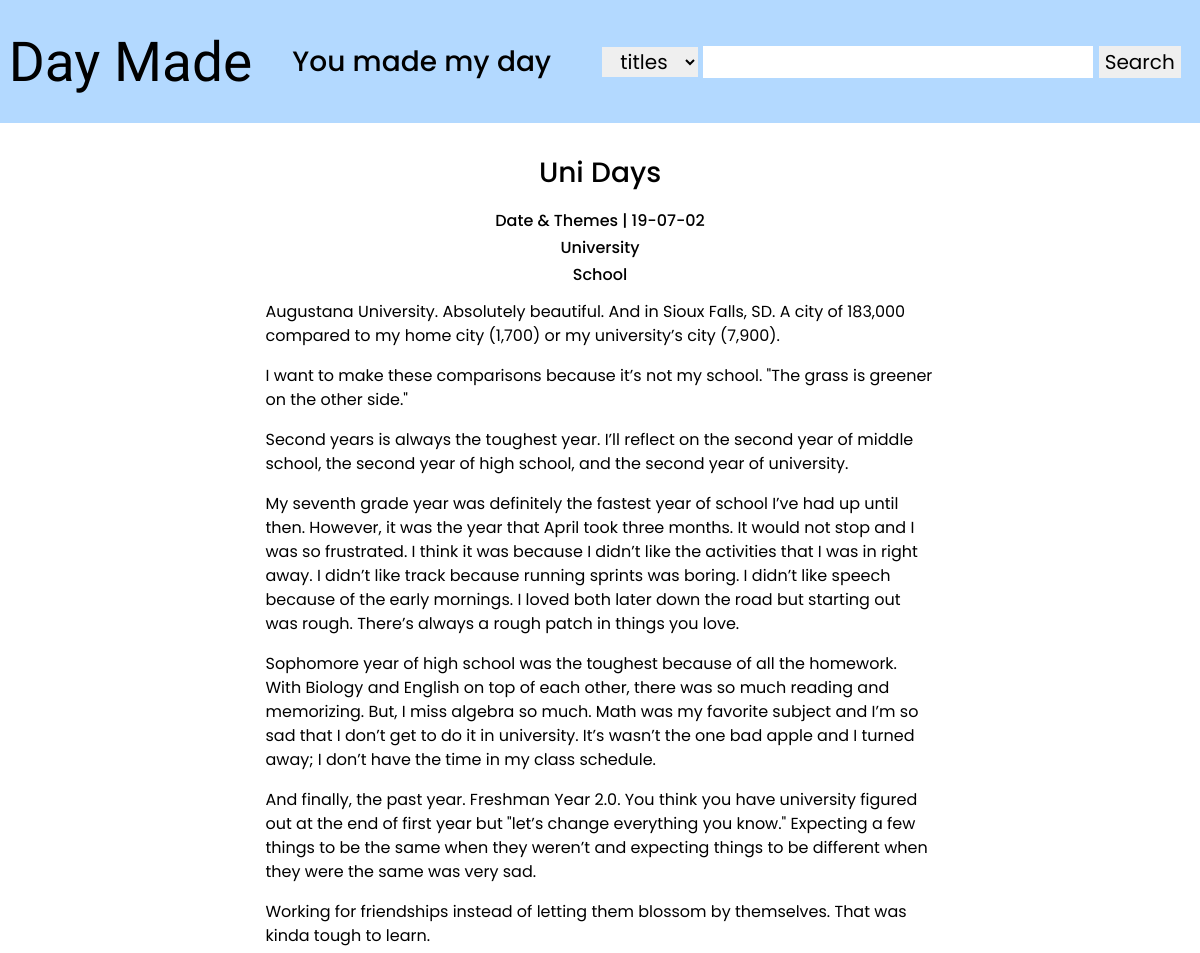
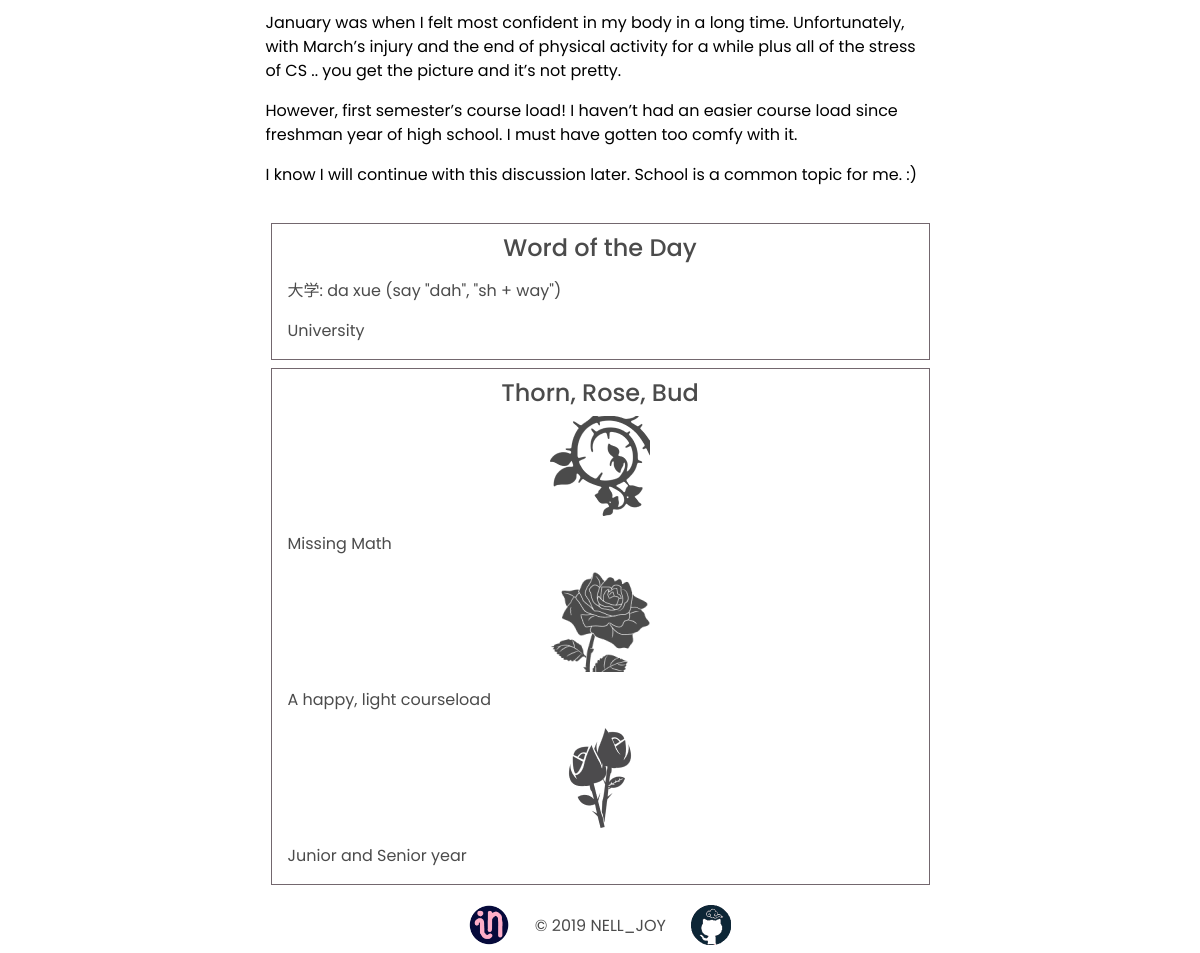
Screenshot of /blog/19-07-02 with the database file from the repository (2 pictures, top to bottom).
### tables this page shows
CREATE TABLE journaling (date text, title text, themes text, paragraph text);

CREATE TABLE wordofday (date text, word text, pronounce text, definition text);

CREATE TABLE flowers (date text, thorn text, rose text, bud text);

### app.py (the view)
@app.route("/blog/<string:theDate>", methods=["GET"])
def journal(theDate):
    if request.method == "GET":
        query_words = "SELECT * FROM wordofday WHERE date = '" + theDate + "';"
        query_journal = "SELECT * FROM journaling WHERE date = '" + theDate + "';"
        query_rbt = "SELECT * FROM flowers WHERE date = '" + theDate + "';"
        big={'words': get_data_from_db(query_words),'journal':get_data_from_db(query_journal), 'rbt':get_data_from_db(query_rbt)} #, 'thorn': getPhoto('thorn'), 'rose':getPhoto('rose'),'bud':getPhoto('bud')}
        return render_template("blog.html", specs=big)

### app.py (called while the page is built)
def get_data_from_db(query: str) -> list:
    conn = sqlite3.connect('day_tabase.sqlite3')
    cur = conn.cursor()
    cur.execute(query)
    rows = cur.fetchall()
    return rows

### templates/blog.html
{% extends "base.html" %}
{% block content %}
<div>
    <div class='mainbody mui--no-user-select'>
        <h3>{{ specs['journal'][0][1] }}</h3>
        <h6 class="mui--text-right">Date & Themes | {{ specs['journal'][0][0] }}</h6>
        {% for n in specs['journal'][0][2].split('\\n') %}
        <h6 class="mui--text-right">{{ n }}</h6>
        {% endfor %}
        {% for m in specs['journal'][0][3].split('\\n') %}
        <p>{{ m }}</p>
        {% endfor %}
    </div>
    <div class="aboutside">
        <div class='sideblog'>
            <h4>Word of the Day</h4>
            <p>{{ specs['words'][0][1] }}: {{ specs['words'][0][2] }}</p>
            <p>{{ specs['words'][0][3] }}</p>
        </div>
        <div class='sideblog'>
            <h4 >Thorn, Rose, Bud</h4>
            <img src="../static/thorn.png" alt="a thorn reps the bad" class=flowers>
            <p>{{ specs['rbt'][0][1] }}</p>
            <img src="../static/rose.png" alt="a rose reps the good" class=flowers>
            <p>{{ specs['rbt'][0][2] }}</p>
            <img src="../static/bud.png" alt="a bud reps what I'm looking forward to" class=flowers>
            <p>{{ specs['rbt'][0][3] }}</p>
        </div>
    </div>
</div>
{% endblock %}

### static/css/style.css (style rules this page uses)
* { color: black; font-family: Poppins; text-align: center; border: 0px; margin: 0; }
.aboutside { background-color: white; opacity: .7; display: inline-table; margin: auto; }
.sideblog { margin:.5em; border: 1px rgb(57, 39, 49) solid; }
.mainbody { width: 99%; padding: 1%; display: inline-block; }
h3 { margin: .75em; }
h4 { padding-top: 10px; }
p { text-align: left; margin: 1em; }
@media screen and (min-width: 768px) { .aboutside { width: 675px; } }
@media screen and (min-width: 768px) { .mainbody { width: 725px; } }

### rows the page displays
journaling: title "Uni Days", date "19-07-02"
wordofday: word "大学", pronounce "da xue (say \"dah\", \"sh + way\")", definition "University"
flowers: thorn "Missing Math", rose "A happy, light courseload", bud "Junior and Senior year"

### other values shown
{{ n }} "University" "School"
{{ m }} "Augustana University. Absolutely beautiful. And in Sioux Falls, SD. A city of 183,000 compared to my home city (1,700) or my university’s city (7,900)." "I want to make these comparisons because it’s not my school. \"The grass is greener on the other side.\"" "Second years is always the toughest year. I’ll reflect on the second year of middle school, the second year of high school, and the second year of university." "Working for friendships instead of letting them blossom by themselves. That was kinda tough to learn." "However, first semester’s course load! I haven’t had an easier course load since freshman year of high school. I must have gotten too comfy with it." "I know I will continue with this discussion later. School is a common topic for me. :)"
form field category "titles"
